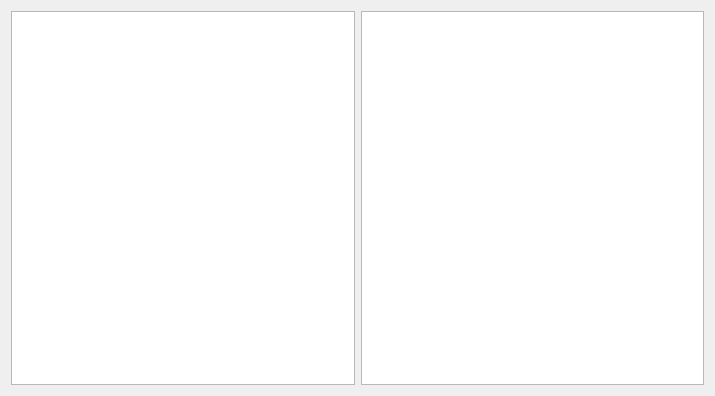
<?xml version="1.0" encoding="UTF-8"?>
<ui version="4.0">
 <class>Explorer</class>
 <widget class="QWidget" name="Explorer">
  <property name="geometry">
   <rect>
    <x>0</x>
    <y>0</y>
    <width>715</width>
    <height>396</height>
   </rect>
  </property>
  <property name="windowTitle">
   <string>Form</string>
  </property>
  <layout class="QVBoxLayout" name="verticalLayout">
   <item>
    <layout class="QHBoxLayout" name="horizontalLayout">
     <item>
      <widget class="QListWidget" name="listWidget"/>
     </item>
     <item>
      <widget class="QListWidget" name="listWidget_2"/>
     </item>
    </layout>
   </item>
  </layout>
 </widget>
 <resources/>
 <connections/>
</ui>
